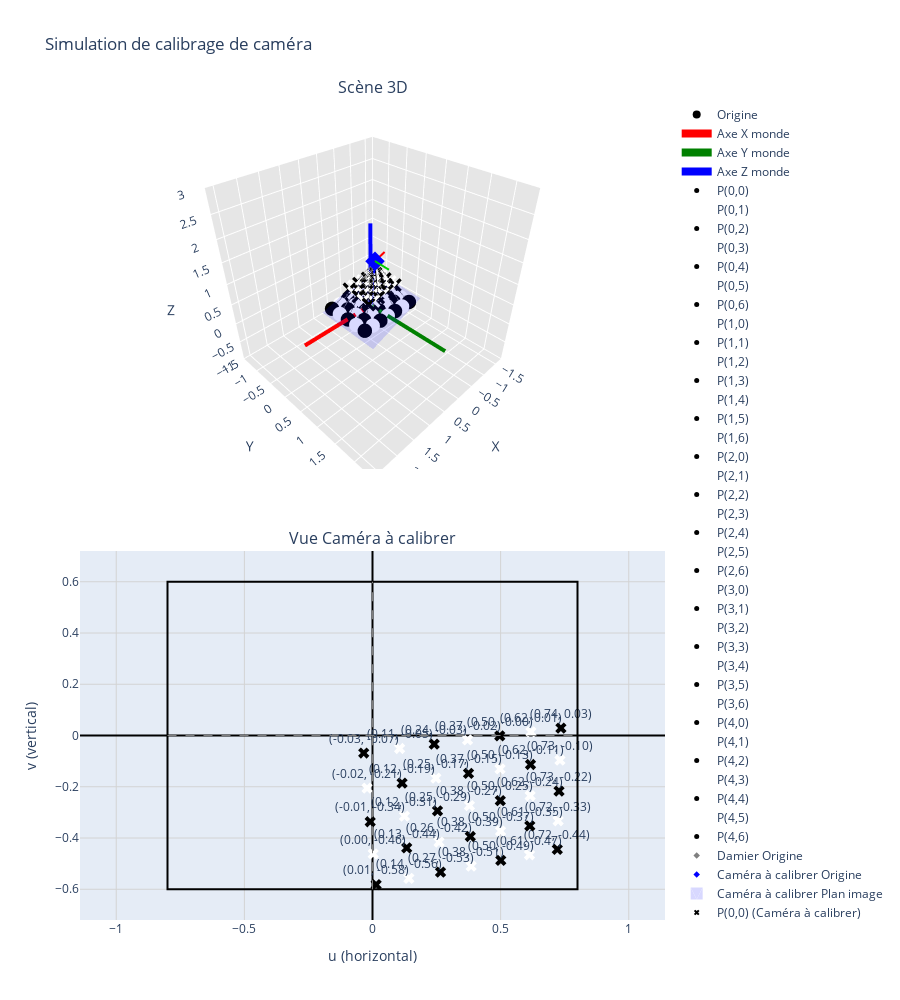

Here is the notebook cell this chart was saved with:
### Markdown cell above
## 5. Application: Calibrage de caméra

Simulons un exemple de calibrage de caméra avec un damier.

### Code cell
# Créer un monde pour le calibrage
world_calibration = World()

# Définir les paramètres du damier
rows, cols = 5, 7
square_size = 0.25

# Créer les points du damier (simplifié comme une grille 2D)
for r in range(rows):
    for c in range(cols):
        # Coordonnées du point dans le plan du damier
        x = c * square_size - (cols-1) * square_size / 2
        y = r * square_size - (rows-1) * square_size / 2
        z = 0  # Le damier est dans le plan z=0
        
        # Ajouter le point au monde
        point = world_calibration.add_object(Point3D(
            [x, y, z],
            name=f"P({r},{c})",
            color="black" if (r+c) % 2 == 0 else "white",
            size=5,
            show_connections=False  # Pour éviter trop de lignes
        ))

# Créer le repère du damier
checkerboard_frame = world_calibration.add_object(Frame(
    rotation=(0, 0, 0),
    translation=(0, 0, 0),
    name="Damier",
    color="gray",
    show_coordinates=False  # Pour éviter d'afficher toutes les coordonnées
))

# Définir une caméra simulant la caméra à calibrer
calib_camera = world_calibration.add_object(Camera(
    rotation=(10, 190, 5),    # Orientation aléatoire
    translation=(1, 1, 2),    # Position dans l'espace
    focal_length=1.2,
    name="Caméra à calibrer",
    color="blue"
))

# Visualiser la scène de calibrage
fig = world_calibration.visualize(figure_title="Simulation de calibrage de caméra", height=1000)
fig.show()
